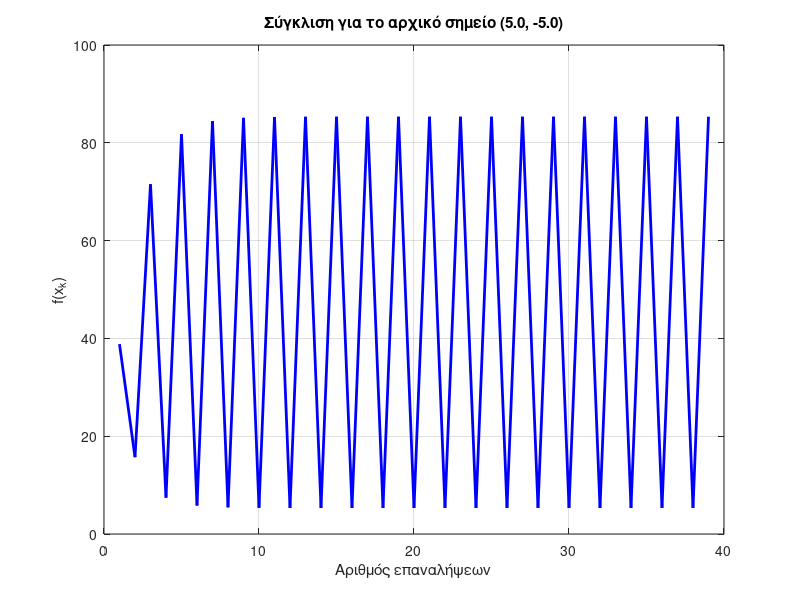

Write MATLAB code to recreate this figure.
% ΘΕΜΑ 2 - ΜΕΘΟΔΟΣ ΜΕΓΙΣΤΗΣ ΚΑΘΟΔΟΥ με ΠΡΟΒΟΛΗ
% για αρχικό σημείο (5, -5)
clc; clearvars; close all;

% Συνάρτηση f
f = @(x1, x2) (1/3)*x1^2 + 3*x2^2;

% Gradient της f
grad_f = @(x1, x2) [(2/3)*x1, 6*x2];

initial_point = [5, -5]; % Αρχικό σημείο
sk = 5; % Σταθερό βήμα sκ της μεθ. Μέγιστης Καθόδου
gk = 0.5; % Σταθερό βήμα γκ της μεθ. Εφικτών Κατευθύνσεων για την προβολή
epsilon = 0.01; % Ακρίβεια
lower_bounds = [-10, -8];
upper_bounds = [5, 12];
max_iter=40; % Ο αλγόριθμος δεν τερματίζει χωρίς αυτή τη μεταβλητή

% Συνάρτηση προβολής στο ορθογώνιο σύνολο περιορισμών
projection = @(x) max(lower_bounds, min(upper_bounds, x));

% Αρχικοποίηση
xk = initial_point; % Σημείο εκκίνησης
iter_cnt = 1; % Μετρητής επαναλήψεων
f_values = []; % Αποθήκευση τιμών της f για το γράφημα σύγκλισης

while norm(grad_f(xk(1), xk(2))) > epsilon && iter_cnt < max_iter
    % Υπολογισμός της κατεύθυνσης καθόδου
    gradf = grad_f(xk(1), xk(2));
    dk = -gradf; % Κατεύθυνση καθόδου
   
    % Υπολογισμός νέου σημείου
    xk_bar=projection(xk + sk*dk);
    xk_new = xk + gk*(xk_bar-xk);
    
    % Ενημέρωση του xk
    xk = xk_new;

    % Αποθήκευση της τρέχουσας τιμής της f
    f_values = [f_values, f(xk(1), xk(2))];

    % Αύξηση του μετρητή επαναλήψεων
    iter_cnt = iter_cnt + 1;
end

% Εμφάνιση αποτελεσμάτων
fprintf('Αρχικό σημείο: (%.2f, %.2f)\n', initial_point(1), initial_point(2));
fprintf('Τελικό σημείο: x* = (%.4f, %.4f)\n', xk(1), xk(2));
fprintf('Τελική τιμή: f(x*) = %.6f\n', f(xk(1), xk(2)));
fprintf('Συνολικές επαναλήψεις: %d\n', iter_cnt);

% Γράφημα σύγκλισης
figure;
plot(1:length(f_values), f_values, 'LineWidth', 2, 'Color', 'b');
title(sprintf('Σύγκλιση για το αρχικό σημείο (%.1f, %.1f)', initial_point(1), initial_point(2)));
xlabel('Αριθμός επαναλήψεων');
ylabel('f(x_k)');
grid on;